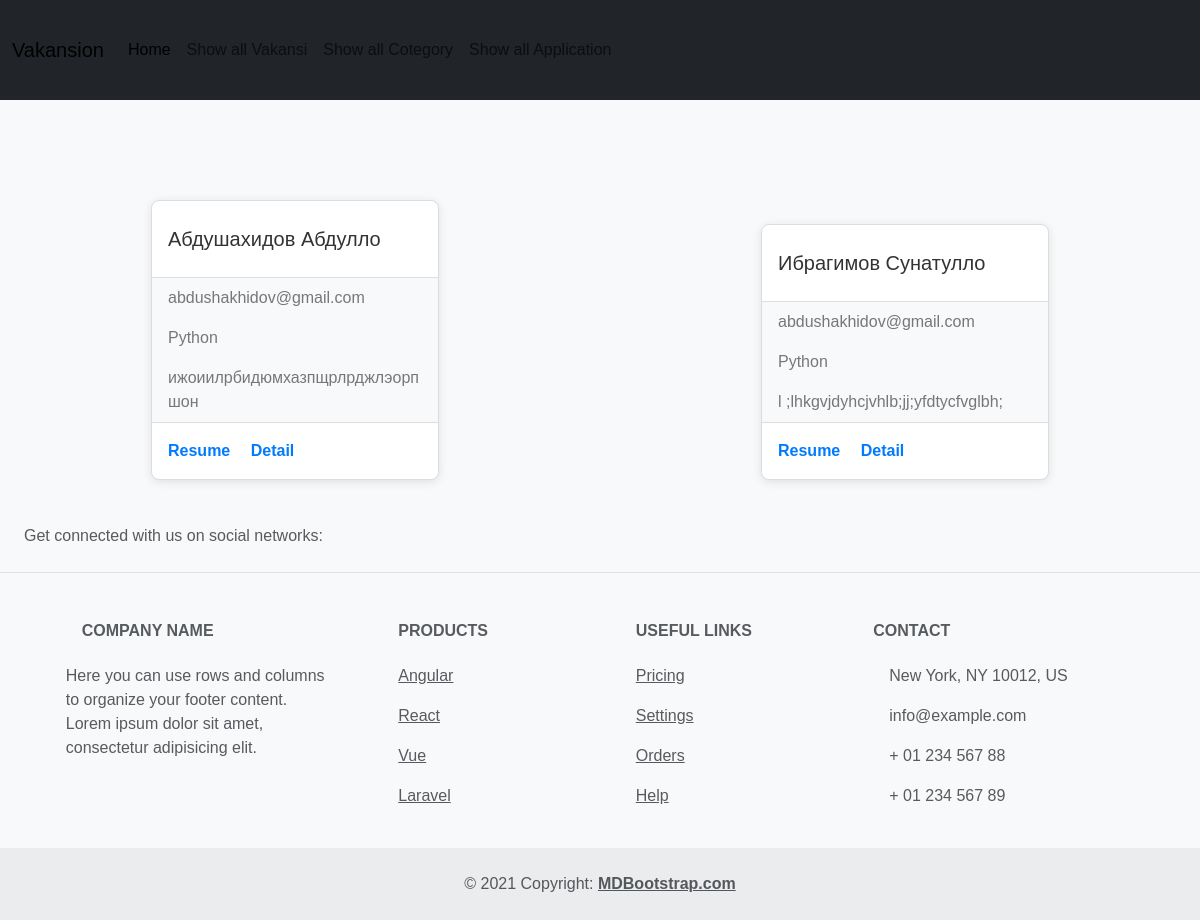
The page /showapplication/ on the database its author committed.
### vakansi/models.py (models this page shows)
class Application(models.Model):
    f_name = models.CharField(max_length=50)
    l_name = models.CharField(max_length=50)
    emal = models.EmailField(max_length=254)
    vakansi = models.ForeignKey(Vakaansi, on_delete=models.CASCADE, null=True)
    discraptions = models.TextField()
    resume = models.FileField(upload_to='static/files',)

class Vakaansi(models.Model):
    title = models.CharField(max_length=50)
    discraption = models.TextField()
    time_work = models.TimeField(auto_now=False, auto_now_add=False)
    time_notwork = models.TimeField(auto_now=False, auto_now_add=False)
    salary = models.IntegerField()
    image = models.ImageField(upload_to="static/images", height_field=None, width_field=None, max_length=None)
    cotegory = models.ForeignKey(Cotegory, on_delete=models.CASCADE)
    is_active = models.BooleanField(default=True)
    create_at = models.DateTimeField(auto_now=True, auto_now_add=False)
    def __str__(self):
        return self.title

### vakansi/views.py (the view)
# urls.py: path("showapplication/", ShowApplication.as_view(), name="showapplication"),
class ShowApplication(ListView):
    template_name = "showallapplication.html"
    model = Application
    context_object_name = "applications"

### template/showallapplication.html (shortened to what this page needs)
{% extends "base.html" %}
{% block content %}
<div class="main">
    {% if applications.count > 0 %}
    {% for  application in  applications %}
    <div class="card" style="width: 18rem;">
      <div class="card-body">
        <h5 class="card-title">{{application.l_name}} {{application.f_name}}</h5>
      </div>
      <ul class="list-group list-group-flush">
        <li class="list-group-item">{{application.emal}}</li>
        <li class="list-group-item">{{application.vakansi}}</li>
        <li class="list-group-item">{{application.discraptions}}</li>
      </ul>
      <div class="card-body">
        <a href="{{application.resume.url}}" class="card-link">Resume</a>
        <a href="{% url 'detailapplication' application.id %}" class="card-link">Detail</a>
      </div>
    </div>
    {% endfor %}
    {% endif %}
</div>
{% endblock content %}

### template/base.html (style rules this page uses)
body { font-family: Arial, sans-serif; background-color: #f8f9fa; margin: 0; }
.main { display: flex; width: 100%; flex-wrap: wrap; justify-content: space-evenly; gap: 20px; }
.card { background: white; border: 1px solid #ddd; border-radius: 8px; box-shadow: 0 2px 10px rgba(0, 0, 0, 0.1); transition: transform 0.2s; margin: auto; margin-bottom: 20px; }
.card-title { font-size: 1.25rem; color: #333; margin: 10px 0; }
.list-group-item { border: none; background-color: #f8f9fa; color: #777; }
.card-link { text-decoration: none; color: #007bff; font-weight: bold; }

### rows shown on the page
Application: l_name "Абдушахидов", f_name "Абдулло", emal "abdushakhidov@gmail.com", vakansi "Python", discraptions "ижоиилрбидюмхазпщрлрджлэорпшон"
Application: l_name "Ибрагимов", f_name "Сунатулло", emal "abdushakhidov@gmail.com", vakansi "Python", discraptions "l ;lhkgvjdyhcjvhlb;jj;yfdtycfvglbh;"
